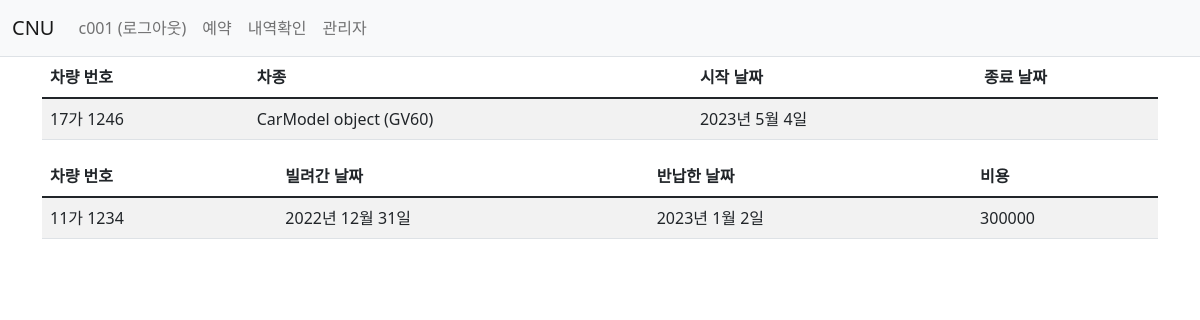
Screenshot of /users/history/ (signed in) with the database file from the repository.
### users/models.py (models this page shows, shortened)
class User(AbstractBaseUser):
    username = models.CharField(max_length=10, primary_key=True)  # cno
    name = models.CharField(max_length=100)
    email = models.EmailField(max_length=150, unique=True, )
    password = models.CharField(max_length=100)
    phone_number = models.CharField(max_length=20)
    is_active = models.BooleanField(default=True)
    is_staff = models.BooleanField(default=False)
    objects = UserManager()
    USERNAME_FIELD = 'username'
    REQUIRED_FIELDS = ['email', 'phone_number']

### rentcar/models.py (models this page shows)
class RentCar(models.Model):
    licensePlateNo = models.CharField(max_length=20, primary_key=True)
    modelName = models.ForeignKey(CarModel, on_delete=models.CASCADE)
    dateRented = models.DateField(blank=True, null=True)
    dateDue = models.DateField(blank=True, null=True)
    cno = models.ForeignKey('users.User', on_delete=models.SET_NULL, blank=True, null=True)
    class Meta:
        ordering = ['licensePlateNo']
    def __str__(self):
        return self.licensePlateNo

class CarModel(models.Model):
    modelName = models.CharField(max_length=100, primary_key=True)
    vehicleType = models.CharField(max_length=100)
    rentRatePerDay = models.IntegerField()
    fuel = models.CharField(max_length=100)
    number_of_seats = models.IntegerField()

class PreviousRental(models.Model):
    licensePlateNo = models.ForeignKey(RentCar, on_delete=models.CASCADE)
    dateRented = models.DateField()
    dateReturned = models.DateField()
    payment = models.IntegerField()
    cno = models.ForeignKey('users.User', on_delete=models.SET_NULL, null=True)
    class Meta:
        constraints = [
            models.UniqueConstraint(
                fields=['licensePlateNo', 'dateRented'], name='unique_licensePlateNo_dateRented_combination'
            )
        ]

### users/views.py (the view)
# urls.py: path('history/', views.history, name='history'),
def history(request):
    current = RentCar.objects.filter(cno__username=request.user.username)
    prev = PreviousRental.objects.filter(cno__username=request.user.username)
    context = {
        'current': current,
        'prev': prev,
    }
    return render(request, 'users/history.html', context)

### templates/users/history.html
{% extends "base.html" %}
{% block content %}
    <div class="container">
        <div>
            {% if current %}
                <table class="table table-striped">
                    <thead>
                    <tr>
                        <th><b>차량 번호</b></th>
                        <th><b>차종</b></th>
                        <th><b>시작 날짜</b></th>
                        <th><b>종료 날짜</b></th>
                    </tr>
                    </thead>
                    <tbody>
                    {% for rental in current %}
                        <tr>
                            <td>{{ rental.licensePlateNo }}</td>
                            <td>{{ rental.modelName }}</td>
                            <td>{{ rental.dateRented }}</td>
                            <td>{{ rental.dateReturned }}</td>
                        </tr>
                    {% endfor %}
                    </tbody>
                </table>
            {% else %}
                <p>No rental history available.</p>
            {% endif %}
        </div>
        <div>
            {% if prev %}
                <table class="table table-striped">
                    <thead>
                    <tr>
                        <th><b>차량 번호</b></th>
                        <th><b>빌려간 날짜</b></th>
                        <th><b>반납한 날짜</b></th>
                        <th><b>비용</b></th>
                    </tr>
                    </thead>
                    <tbody>
                    {% for rental in prev %}
                        <tr>
                            <td>{{ rental.licensePlateNo }}</td>
                            <td>{{ rental.dateRented }}</td>
                            <td>{{ rental.dateReturned }}</td>
                            <td>{{ rental.payment }}</td>
                        </tr>
                    {% endfor %}
                    </tbody>
                </table>
            {% else %}
                <p>No rental history available.</p>
            {% endif %}
        </div>
    </div>
{% endblock %}

### templates/navbar.html (shortened to what this page needs)
<nav class="navbar navbar-expand-lg navbar-light bg-light border-bottom">
    <div class="container-fluid">
        <a class="navbar-brand" href="{% url 'rentcar:home' %}">CNU</a>
        <div class="collapse navbar-collapse" id="navbarSupportedContent">
            <ul class="navbar-nav me-auto mb-2 mb-lg-0">
                <li class="nav-item">
                    {% if user.is_authenticated %}
                        <a class="nav-link" href="{% url 'users:logout' %}">{{ user.username }} (로그아웃)</a>
                    {% else %}
                        <a class="nav-link" href="{% url 'users:login' %}">로그인</a>
                    {% endif %}
                </li>
                <li>
                    <a class="nav-link" href="{% url 'reservation:reservation' %}">예약</a>
                </li>
                <li>
                    <a class="nav-link" href="{% url 'users:history' %}">내역확인</a>
                </li>
                <li>
                    <a class="nav-link" href="{% url 'users:admin' %}">관리자</a>
                </li>
            </ul>
        </div>
    </div>
</nav>

### rows the page displays
User: username "c001"
RentCar: licensePlateNo "17가 1246", modelName "CarModel object (GV60)", dateRented "2023년 5월 4일"
PreviousRental: licensePlateNo "11가 1234", dateRented "2022년 12월 31일", dateReturned "2023년 1월 2일", payment "300000"
